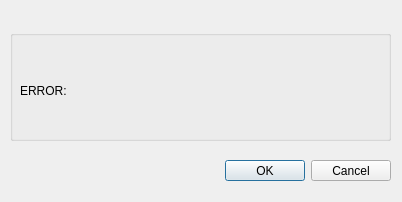
<?xml version="1.0" encoding="UTF-8"?>
<ui version="4.0">
 <class>ErrBox</class>
 <widget class="QDialog" name="ErrBox">
  <property name="geometry">
   <rect>
    <x>0</x>
    <y>0</y>
    <width>402</width>
    <height>202</height>
   </rect>
  </property>
  <property name="windowTitle">
   <string>Dialog</string>
  </property>
  <widget class="QGroupBox" name="groupBox">
   <property name="geometry">
    <rect>
     <x>10</x>
     <y>30</y>
     <width>381</width>
     <height>111</height>
    </rect>
   </property>
   <property name="title">
    <string/>
   </property>
   <widget class="QLabel" name="label">
    <property name="geometry">
     <rect>
      <x>10</x>
      <y>20</y>
      <width>361</width>
      <height>81</height>
     </rect>
    </property>
    <property name="styleSheet">
     <string notr="true">QLabel{
font: 12pt &quot;Adobe 黑体 Std R&quot;;
  background-color:rgb(0,0,0,0%);
color:rgb(0, 0, 0)
}
QLabel:hover{
  background-color:rgb(0,0,0,0%);
}</string>
    </property>
    <property name="text">
     <string>ERROR:</string>
    </property>
   </widget>
  </widget>
  <widget class="QDialogButtonBox" name="buttonBox">
   <property name="geometry">
    <rect>
     <x>10</x>
     <y>160</y>
     <width>381</width>
     <height>21</height>
    </rect>
   </property>
   <property name="styleSheet">
    <string notr="true"/>
   </property>
   <property name="orientation">
    <enum>Qt::Horizontal</enum>
   </property>
   <property name="standardButtons">
    <set>QDialogButtonBox::Cancel|QDialogButtonBox::Ok</set>
   </property>
  </widget>
 </widget>
 <resources/>
 <connections>
  <connection>
   <sender>buttonBox</sender>
   <signal>accepted()</signal>
   <receiver>ErrBox</receiver>
   <slot>accept()</slot>
   <hints>
    <hint type="sourcelabel">
     <x>248</x>
     <y>254</y>
    </hint>
    <hint type="destinationlabel">
     <x>157</x>
     <y>274</y>
    </hint>
   </hints>
  </connection>
  <connection>
   <sender>buttonBox</sender>
   <signal>rejected()</signal>
   <receiver>ErrBox</receiver>
   <slot>reject()</slot>
   <hints>
    <hint type="sourcelabel">
     <x>316</x>
     <y>260</y>
    </hint>
    <hint type="destinationlabel">
     <x>286</x>
     <y>274</y>
    </hint>
   </hints>
  </connection>
 </connections>
</ui>
